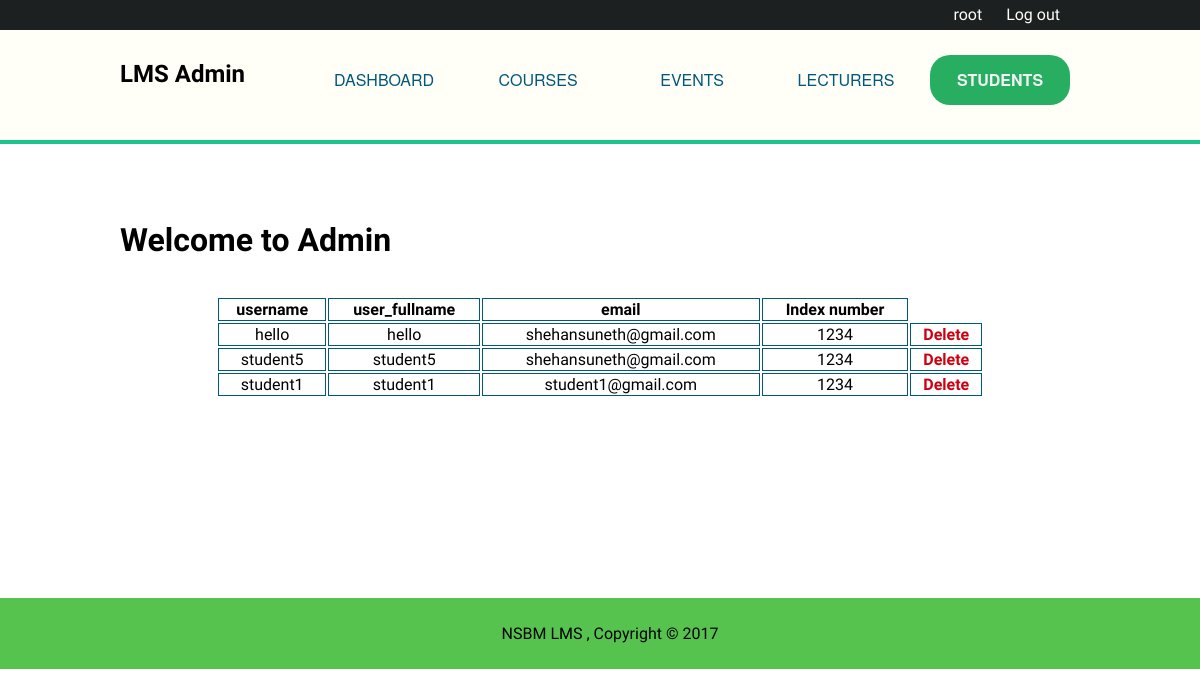
Screenshot of /admin/admin_students.php (signed in) with the database file from the repository.
### tables this page shows
CREATE TABLE `users` (
  `user_id` int(5) NOT NULL,
  `username` varchar(255) NOT NULL,
  `password` varchar(255) NOT NULL,
  `user_fullname` varchar(255) NOT NULL,
  `user_email` varchar(255) NOT NULL,
  `user_image` text NOT NULL,
  `role` varchar(255) NOT NULL,
  `randSalt` varchar(255) NOT NULL DEFAULT '$2y$10$iusesomecrazystrings22',
  `Index_no` varchar(255) DEFAULT NULL
);

### admin/admin_students.php (the view, shortened to what this page needs)
<?php
include "../php/db.php";
?>
    <?php   include "./includes/head.php";
            include "./includes/navBars_student.php"    ?>
        <div class="main">
            <div class="container">
                <h1>Welcome to Admin <sub style="color:gray;"> <?php echo $_SESSION['fullname'] ?> </sub></h1>
                <div class="existCourses">
            <?php
        $query ="select * from users where role='student'";
        $select_student=mysqli_query($connection,$query);
        ?>
                <table>
                    <thead>
                        <tr>
                            <th>username</th>
                            <th>user_fullname</th>
                            <th>email</th>
                            <th>Index number</th>
                        </tr>
                    </thead>
                    <tbody>
                        <?php
        while($row=mysqli_fetch_assoc($select_student)){
            $username = $row["username"];
            $user_fullname = $row["user_fullname"];
            $user_email = $row["user_email"];
            $index_no = $row["Index_no"];
            $uid=$row["user_id"];
            echo "<tr>";
            echo "<td>{$username}</td>";
            echo "<td>{$user_fullname}</td>";
            echo "<td>{$user_email}</td>";
            echo "<td>{$index_no}</td>";
            echo "<td><a href='admin_students.php?delete={$uid}' class='delete'>Delete</a></td>";
            echo "</tr>";
        }
        ?>
                    </tbody>
                </table>
        </div>
            </div>
</div>
      <?php   include "./includes/footer.php";    ?>

### admin/css/styles.css (style rules this page uses)
body { font-size: 16px; margin: 0; padding: 0; height: 100%; overflow-x: hidden; font-family: 'Bubbler One', sans-serif; }
.container { width: 80%; overflow: hidden; margin: auto; }
a { text-decoration: none; }
a:link { color: #000; text-decoration: none; }
.main { z-index: 1; padding-top:200px; }
.existCourses table { width: 80%; margin:auto; margin-top:30px; text-align: center; }
.existCourses table th,td { border: 1px solid #00587A; border-collapse: collapse; }
.existCourses table .delete { color: #CF000F; font-weight: bold; }
.inq table th,td { border: 1px solid #00587A; border-collapse: collapse; }

### rows the page displays
users: username "hello", user_fullname "hello", user_email "shehansuneth@gmail.com", Index_no "1234"
users: username "student5", user_fullname "student5", user_email "shehansuneth@gmail.com", Index_no "1234"
users: username "student1", user_fullname "student1", user_email "student1@gmail.com", Index_no "1234"

### other values shown
$_SESSION['username'] "root"
